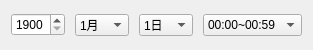
               <widget class="QWidget" name="widgetTime" native="true">
                <property name="maximumSize">
                 <size>
                  <width>16777215</width>
                  <height>50</height>
                 </size>
                </property>
                <layout class="QHBoxLayout" name="horizontalLayout_3">
                 <property name="spacing">
                  <number>10</number>
                 </property>
                 <item>
                  <widget class="QSpinBox" name="spinYear">
                   <property name="minimumSize">
                    <size>
                     <width>0</width>
                     <height>0</height>
                    </size>
                   </property>
                   <property name="minimum">
                    <number>1900</number>
                   </property>
                   <property name="maximum">
                    <number>2100</number>
                   </property>
                  </widget>
                 </item>
                 <item>
                  <widget class="QComboBox" name="comboMonth">
                   <item>
                    <property name="text">
                     <string>1月</string>
                    </property>
                   </item>
                   <item>
                    <property name="text">
                     <string>2月</string>
                    </property>
                   </item>
                   <item>
                    <property name="text">
                     <string>3月</string>
                    </property>
                   </item>
                   <item>
                    <property name="text">
                     <string>4月</string>
                    </property>
                   </item>
                   <item>
                    <property name="text">
                     <string>5月</string>
                    </property>
                   </item>
                   <item>
                    <property name="text">
                     <string>6月</string>
                    </property>
                   </item>
                   <item>
                    <property name="text">
                     <string>7月</string>
                    </property>
                   </item>
                   <item>
                    <property name="text">
                     <string>8月</string>
                    </property>
                   </item>
                   <item>
                    <property name="text">
                     <string>9月</string>
                    </property>
                   </item>
                   <item>
                    <property name="text">
                     <string>10月</string>
                    </property>
                   </item>
                   <item>
                    <property name="text">
                     <string>11月</string>
                    </property>
                   </item>
                   <item>
                    <property name="text">
                     <string>12月</string>
                    </property>
                   </item>
                  </widget>
                 </item>
                 <item>
                  <widget class="QComboBox" name="comboDay">
                   <item>
                    <property name="text">
                     <string>1日</string>
                    </property>
                   </item>
                   <item>
                    <property name="text">
                     <string>2日</string>
                    </property>
                   </item>
                   <item>
                    <property name="text">
                     <string>3日</string>
                    </property>
                   </item>
                   <item>
                    <property name="text">
                     <string>4日</string>
                    </property>
                   </item>
                   <item>
                    <property name="text">
                     <string>5日</string>
                    </property>
                   </item>
                   <item>
                    <property name="text">
                     <string>6日</string>
                    </property>
                   </item>
                   <item>
                    <property name="text">
                     <string>7日</string>
                    </property>
                   </item>
                   <item>
                    <property name="text">
                     <string>8日</string>
                    </property>
                   </item>
                   <item>
                    <property name="text">
                     <string>9日</string>
                    </property>
                   </item>
                   <item>
                    <property name="text">
                     <string>10日</string>
                    </property>
                   </item>
                   <item>
                    <property name="text">
                     <string>11日</string>
                    </property>
                   </item>
                   <item>
                    <property name="text">
                     <string>12日</string>
                    </property>
                   </item>
                   <item>
                    <property name="text">
                     <string>13日</string>
                    </property>
                   </item>
                   <item>
                    <property name="text">
                     <string>14日</string>
                    </property>
                   </item>
                   <item>
                    <property name="text">
                     <string>15日</string>
                    </property>
                   </item>
                   <item>
                    <property name="text">
                     <string>16日</string>
                    </property>
                   </item>
                   <item>
                    <property name="text">
                     <string>17日</string>
                    </property>
                   </item>
                   <item>
                    <property name="text">
                     <string>18日</string>
                    </property>
                   </item>
                   <item>
                    <property name="text">
                     <string>19日</string>
                    </property>
                   </item>
                   <item>
                    <property name="text">
                     <string>20日</string>
                    </property>
                   </item>
                   <item>
                    <property name="text">
                     <string>21日</string>
                    </property>
                   </item>
                   <item>
                    <property name="text">
                     <string>22日</string>
                    </property>
                   </item>
                   <item>
                    <property name="text">
                     <string>23日</string>
                    </property>
                   </item>
                   <item>
                    <property name="text">
                     <string>24日</string>
                    </property>
                   </item>
                   <item>
                    <property name="text">
                     <string>25日</string>
                    </property>
                   </item>
                   <item>
                    <property name="text">
                     <string>26日</string>
                    </property>
                   </item>
                   <item>
                    <property name="text">
                     <string>27日</string>
                    </property>
                   </item>
                   <item>
                    <property name="text">
                     <string>28日</string>
                    </property>
                   </item>
                   <item>
                    <property name="text">
                     <string>29日</string>
                    </property>
                   </item>
                   <item>
                    <property name="text">
                     <string>30日</string>
                    </property>
                   </item>
                   <item>
                    <property name="text">
                     <string>31日</string>
                    </property>
                   </item>
                  </widget>
                 </item>
                 <item>
                  <widget class="QComboBox" name="comboTime">
                   <item>
                    <property name="text">
                     <string>00:00~00:59</string>
                    </property>
                   </item>
                   <item>
                    <property name="text">
                     <string>01:00~01:59</string>
                    </property>
                   </item>
                   <item>
                    <property name="text">
                     <string>02:00~02:59</string>
                    </property>
                   </item>
                   <item>
                    <property name="text">
                     <string>03:00~03:59</string>
                    </property>
                   </item>
                   <item>
                    <property name="text">
                     <string>04:00~04:59</string>
                    </property>
                   </item>
                   <item>
                    <property name="text">
                     <string>05:00~05:59</string>
                    </property>
                   </item>
                   <item>
                    <property name="text">
                     <string>06:00~06:59</string>
                    </property>
                   </item>
                   <item>
                    <property name="text">
                     <string>07:00~07:59</string>
                    </property>
                   </item>
                   <item>
                    <property name="text">
                     <string>08:00~08:59</string>
                    </property>
                   </item>
                   <item>
                    <property name="text">
                     <string>09:00~09:59</string>
                    </property>
                   </item>
                   <item>
                    <property name="text">
                     <string>10:00~10:59</string>
                    </property>
                   </item>
                   <item>
                    <property name="text">
                     <string>11:00~12:59</string>
                    </property>
                   </item>
                   <item>
                    <property name="text">
                     <string>13:00~13:59</string>
                    </property>
                   </item>
                   <item>
                    <property name="text">
                     <string>14:00~14:59</string>
                    </property>
                   </item>
                   <item>
                    <property name="text">
                     <string>15:00~15:59</string>
                    </property>
                   </item>
                   <item>
                    <property name="text">
                     <string>16:00~16:59</string>
                    </property>
                   </item>
                   <item>
                    <property name="text">
                     <string>17:00~17:59</string>
                    </property>
                   </item>
                   <item>
                    <property name="text">
                     <string>18:00~18:59</string>
                    </property>
                   </item>
                   <item>
                    <property name="text">
                     <string>19:00~19:59</string>
                    </property>
                   </item>
                   <item>
                    <property name="text">
                     <string>20:00~20:59</string>
                    </property>
                   </item>
                   <item>
                    <property name="text">
                     <string>21:00~21:59</string>
                    </property>
                   </item>
                   <item>
                    <property name="text">
                     <string>22:00~22:59</string>
                    </property>
                   </item>
                   <item>
                    <property name="text">
                     <string>23:00~23:59</string>
                    </property>
                   </item>
                  </widget>
                 </item>
                </layout>
               </widget>
